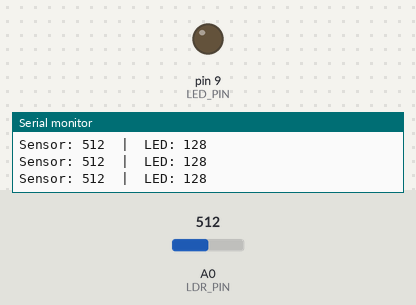
A program run on a simulated Arduino Uno, built with avr-gcc and run on an emulated ATmega328P. Shown: output pins drawn as LEDs (lit = HIGH), the last lines printed to the serial monitor. The inputs (shaded band) are chosen by the test bench; at power-on: A0 (LDR_PIN) = 512.

Above: at 1.2 s.
1.3 s: A0 (LDR_PIN) set to 488
At 2.2 s:
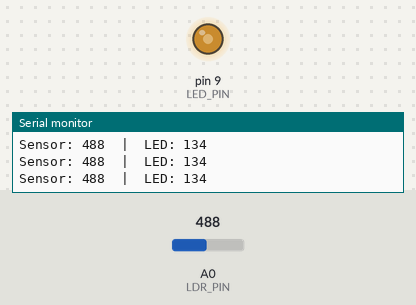
2.8 s: A0 (LDR_PIN) set to 122
At 4.0 s:
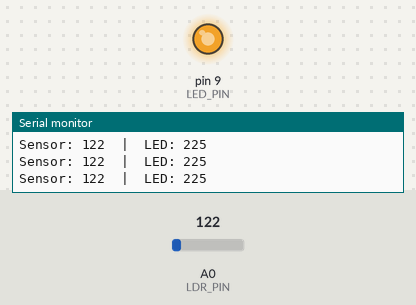
4.3 s: A0 (LDR_PIN) set to 110
At 5.2 s:
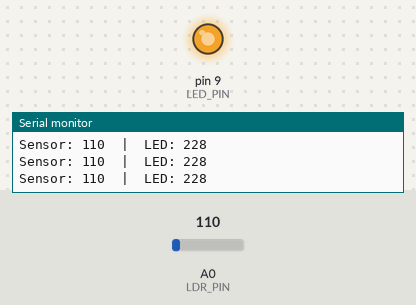
7.3 s: A0 (LDR_PIN) set to 92
At 7.8 s:
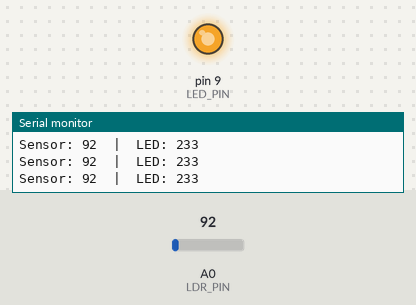
Timing chart, 0 to 9.8 s (numbered marks = the images above; inputs shaded):
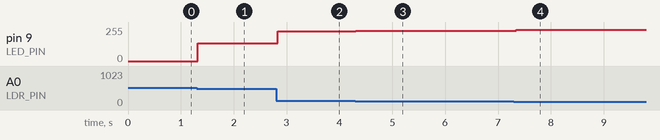

The program:

main.cpp
```cpp
#include <Arduino.h>

int LDR_PIN = A0;
int LED_PIN = 9;

void setup() {
  pinMode(LED_PIN, OUTPUT);
  Serial.begin(9600);
}

void loop() {
  int sensorwert = analogRead(LDR_PIN);

  int helligkeit = map(sensorwert, 0, 1023, 255, 0);

  if (sensorwert < 500) {     // LED nur einschalten, wenn es auch dunkel ist
    analogWrite(LED_PIN, helligkeit);
  } else {
    analogWrite(LED_PIN, 0);  // Wenn es zu hell ist schalten wir die LED aus
  }

  Serial.print("Sensor: ");
  Serial.print(sensorwert);
  Serial.print("  |  LED: ");
  Serial.println(helligkeit);

  delay(50);
}
```

Measured:
- the behaviour switches between 500 and 499 on A0 (LDR_PIN) (found by bisection; images 0 and 1)
- after the input at 1.3 s, pin 9 (LED_PIN): 0/255 → 134/255 at once
- after the input at 2.8 s, pin 9 (LED_PIN): 134/255 → 225/255 at once
- after the input at 4.3 s, pin 9 (LED_PIN): 225/255 → 228/255 at once
- after the input at 7.3 s, pin 9 (LED_PIN): 228/255 → 233/255 at once
